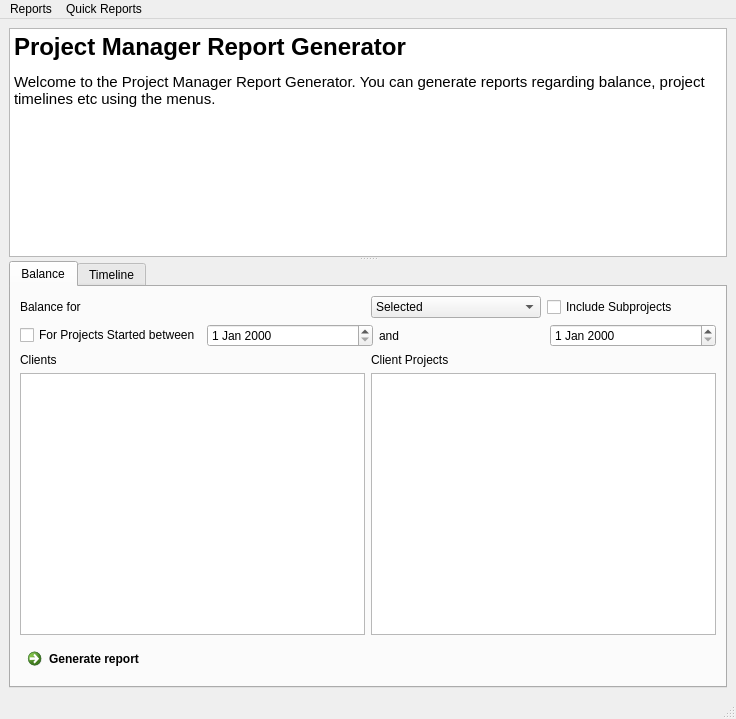
<?xml version="1.0" encoding="UTF-8"?>
<ui version="4.0">
 <class>ReportWindow</class>
 <widget class="QMainWindow" name="ReportWindow">
  <property name="geometry">
   <rect>
    <x>0</x>
    <y>0</y>
    <width>736</width>
    <height>719</height>
   </rect>
  </property>
  <property name="windowTitle">
   <string>Report Generator</string>
  </property>
  <widget class="QWidget" name="centralwidget">
   <layout class="QHBoxLayout" name="horizontalLayout_5">
    <item>
     <widget class="QSplitter" name="splitter">
      <property name="orientation">
       <enum>Qt::Vertical</enum>
      </property>
      <widget class="QTextBrowser" name="textBrowser">
       <property name="html">
        <string>&lt;!DOCTYPE HTML PUBLIC &quot;-//W3C//DTD HTML 4.0//EN&quot; &quot;http://www.w3.org/TR/REC-html40/strict.dtd&quot;&gt;
&lt;html&gt;&lt;head&gt;&lt;meta name=&quot;qrichtext&quot; content=&quot;1&quot; /&gt;&lt;style type=&quot;text/css&quot;&gt;
p, li { white-space: pre-wrap; }
&lt;/style&gt;&lt;/head&gt;&lt;body style=&quot; font-family:'Cantarell'; font-size:11pt; font-weight:400; font-style:normal;&quot;&gt;
&lt;p style=&quot; margin-top:18px; margin-bottom:12px; margin-left:0px; margin-right:0px; -qt-block-indent:0; text-indent:0px;&quot;&gt;&lt;span style=&quot; font-size:xx-large; font-weight:600;&quot;&gt;Project Manager Report Generator&lt;/span&gt;&lt;/p&gt;
&lt;p style=&quot; margin-top:12px; margin-bottom:12px; margin-left:0px; margin-right:0px; -qt-block-indent:0; text-indent:0px;&quot;&gt;Welcome to the Project Manager Report Generator. You can generate reports regarding balance, project timelines etc using the menus.&lt;/p&gt;&lt;/body&gt;&lt;/html&gt;</string>
       </property>
      </widget>
      <widget class="QTabWidget" name="tabWidget">
       <property name="currentIndex">
        <number>0</number>
       </property>
       <widget class="QWidget" name="tab">
        <attribute name="title">
         <string>Balance</string>
        </attribute>
        <layout class="QVBoxLayout" name="verticalLayout_4">
         <item>
          <layout class="QVBoxLayout" name="verticalLayout_3">
           <item>
            <layout class="QHBoxLayout" name="horizontalLayout_4">
             <item>
              <widget class="QLabel" name="label">
               <property name="text">
                <string>Balance for</string>
               </property>
              </widget>
             </item>
             <item>
              <layout class="QHBoxLayout" name="horizontalLayout_2">
               <item>
                <widget class="QComboBox" name="filterModeSelection">
                 <item>
                  <property name="text">
                   <string>Selected</string>
                  </property>
                 </item>
                 <item>
                  <property name="text">
                   <string>All Clients</string>
                  </property>
                 </item>
                 <item>
                  <property name="text">
                   <string>All Projects</string>
                  </property>
                 </item>
                </widget>
               </item>
               <item>
                <widget class="QCheckBox" name="includeSubprojectsButton">
                 <property name="text">
                  <string>Include Subprojects</string>
                 </property>
                </widget>
               </item>
              </layout>
             </item>
            </layout>
           </item>
           <item>
            <layout class="QHBoxLayout" name="horizontalLayout">
             <item>
              <widget class="QCheckBox" name="periodReportCheckbox">
               <property name="text">
                <string>For Projects Started between</string>
               </property>
              </widget>
             </item>
             <item>
              <widget class="QDateEdit" name="fromEdit"/>
             </item>
             <item>
              <widget class="QLabel" name="label_2">
               <property name="text">
                <string>and</string>
               </property>
              </widget>
             </item>
             <item>
              <widget class="QDateEdit" name="toEdit"/>
             </item>
            </layout>
           </item>
           <item>
            <layout class="QHBoxLayout" name="horizontalLayout_3">
             <item>
              <layout class="QVBoxLayout" name="verticalLayout">
               <item>
                <widget class="QLabel" name="label_3">
                 <property name="text">
                  <string>Clients</string>
                 </property>
                </widget>
               </item>
               <item>
                <widget class="QListView" name="clientList">
                 <property name="selectionMode">
                  <enum>QAbstractItemView::MultiSelection</enum>
                 </property>
                 <property name="selectionBehavior">
                  <enum>QAbstractItemView::SelectItems</enum>
                 </property>
                </widget>
               </item>
              </layout>
             </item>
             <item>
              <layout class="QVBoxLayout" name="verticalLayout_2">
               <item>
                <widget class="QLabel" name="label_4">
                 <property name="text">
                  <string>Client Projects</string>
                 </property>
                </widget>
               </item>
               <item>
                <widget class="QTreeView" name="projectList">
                 <property name="selectionMode">
                  <enum>QAbstractItemView::MultiSelection</enum>
                 </property>
                </widget>
               </item>
              </layout>
             </item>
            </layout>
           </item>
           <item>
            <layout class="QHBoxLayout" name="horizontalLayout_6">
             <item>
              <widget class="QCommandLinkButton" name="generateReportButton">
               <property name="text">
                <string>Generate report</string>
               </property>
               <property name="icon">
                <iconset resource="icons.qrc">
                 <normaloff>:/active</normaloff>:/active</iconset>
               </property>
               <property name="iconSize">
                <size>
                 <width>20</width>
                 <height>20</height>
                </size>
               </property>
               <property name="description">
                <string extracomment="Generate a report according to the selections above"/>
               </property>
              </widget>
             </item>
            </layout>
           </item>
          </layout>
         </item>
        </layout>
       </widget>
       <widget class="QWidget" name="tab_2">
        <attribute name="title">
         <string>Timeline</string>
        </attribute>
       </widget>
      </widget>
     </widget>
    </item>
   </layout>
  </widget>
  <widget class="QMenuBar" name="menubar">
   <property name="geometry">
    <rect>
     <x>0</x>
     <y>0</y>
     <width>736</width>
     <height>29</height>
    </rect>
   </property>
   <widget class="QMenu" name="menuReports">
    <property name="title">
     <string>Reports</string>
    </property>
    <addaction name="actionProject_Report"/>
    <addaction name="actionClient_Report"/>
    <addaction name="actionBalance"/>
   </widget>
   <widget class="QMenu" name="menuQuick_Reports">
    <property name="title">
     <string>Quick Reports</string>
    </property>
    <addaction name="actionThis_Month_s_Projects"/>
    <addaction name="actionPending_Costs_Report"/>
    <addaction name="actionLast_Year_s_Projects"/>
   </widget>
   <addaction name="menuReports"/>
   <addaction name="menuQuick_Reports"/>
  </widget>
  <widget class="QStatusBar" name="statusbar"/>
  <action name="actionProject_Report">
   <property name="text">
    <string>Project...</string>
   </property>
  </action>
  <action name="actionClient_Report">
   <property name="text">
    <string>Client...</string>
   </property>
  </action>
  <action name="actionThis_Month_s_Projects">
   <property name="text">
    <string>This Month's Projects</string>
   </property>
  </action>
  <action name="actionPending_Costs_Report">
   <property name="text">
    <string>Pending Costs Report by Client</string>
   </property>
  </action>
  <action name="actionLast_Year_s_Projects">
   <property name="text">
    <string>Last Year's Projects</string>
   </property>
  </action>
  <action name="actionBalance">
   <property name="text">
    <string>Pending Costs...</string>
   </property>
  </action>
 </widget>
 <resources>
  <include location="icons.qrc"/>
 </resources>
 <connections/>
</ui>
